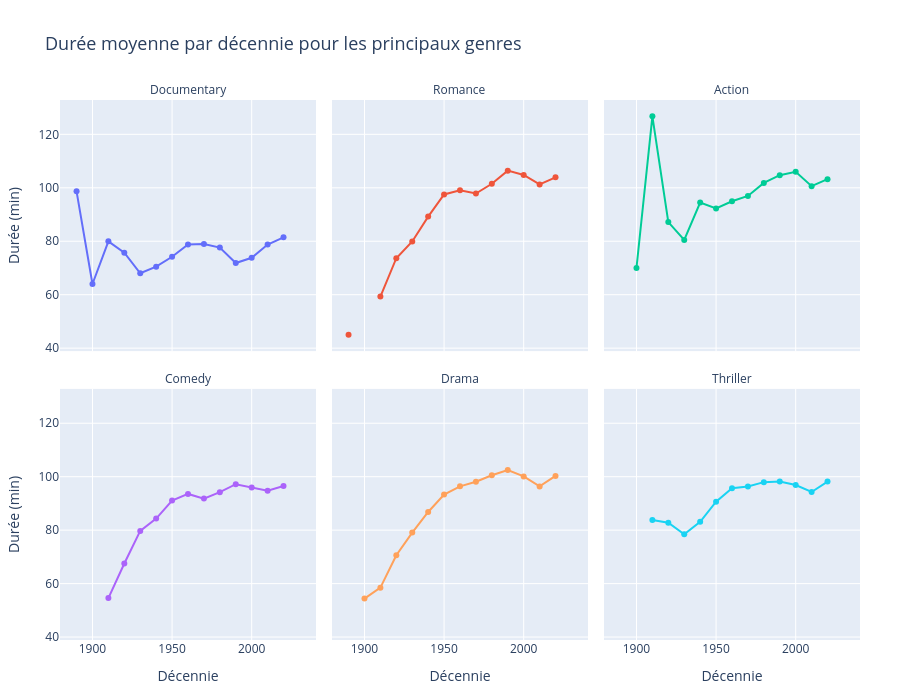

Notebook cell for this chart:
### Markdown cell above
#--------------------------------------------------------------------------------------------
# KPI 1 - GRAPHIQUE DYNAMIQUE LOU-ANNE
#--------------------------------------------------------------------------------------------

### Code cell
#--------------------------------------------------------------------------------------------
# KPI 1 - EVOLUTION DUREE DES FILMS PAR DECENNIE
#--------------------------------------------------------------------------------------------

# Préparer top genres
movies_tmp = movies.copy()
movies_tmp["genres_final"] = movies_tmp["genres_final"].str.split(",")
movies_tmp = movies_tmp.explode("genres_final")
top_genres = movies_tmp["genres_final"].value_counts().head(6).index.tolist()

df = (movies_tmp[movies_tmp["genres_final"].isin(top_genres)]
      .groupby(["decennie", "genres_final"])["runtime_final"]
      .mean()
      .reset_index())
df["decennie_num"] = pd.to_numeric(df["decennie"], errors="coerce")

fig = px.line(
    df.sort_values("decennie_num"),
    x="decennie_num",
    y="runtime_final",
    color="genres_final",
    facet_col="genres_final",
    facet_col_wrap=3,
    markers=True,
    title="Durée moyenne par décennie pour les principaux genres",
    labels={"decennie_num":"Décennie", "runtime_final":"Durée (min)"}
)
fig.update_xaxes(showgrid=True)
fig.update_yaxes(showgrid=True)
fig.update_layout(height=700, title_font_size=18, margin=dict(t=100, l=60, r=40, b=60), showlegend=False)
fig.for_each_annotation(lambda a: a.update(text=a.text.split("=")[-1]))  # nettoie les titres de facets
fig.show()

### Figure 1 — Plotly figure (JSON) as saved in the notebook; plotly's stock layout.template omitted (floating-point values rounded to 4 significant figures)
{"data": [{"hovertemplate": "genres_final=Documentary<br>Décennie=%{x}<br>Durée (min)=%{y}<extra></extra>", "legendgroup": "Documentary", "line": {"color": "#636efa", "dash": "solid"}, "marker": {"symbol": "circle"}, "mode": "lines+markers", "name": "Documentary", "orientation": "v", "showlegend": true, "type": "scatter", "x": [1890.0, 1900.0, 1910.0, 1920.0, 1930.0, 1940.0, 1950.0, 1960.0, 1970.0, 1980.0, 1990.0, 2000.0, 2010.0, 2020.0, 2030.0], "xaxis": "x4", "y": [98.67, 64.0, 79.96, 75.7, 68.02, 70.48, 74.19, 78.82, 78.97, 77.64, 71.85, 73.83, 78.79, 81.46, NaN], "yaxis": "y4"}, {"hovertemplate": "genres_final=Romance<br>Décennie=%{x}<br>Durée (min)=%{y}<extra></extra>", "legendgroup": "Romance", "line": {"color": "#EF553B", "dash": "solid"}, "marker": {"symbol": "circle"}, "mode": "lines+markers", "name": "Romance", "orientation": "v", "showlegend": true, "type": "scatter", "x": [1890.0, 1900.0, 1910.0, 1920.0, 1930.0, 1940.0, 1950.0, 1960.0, 1970.0, 1980.0, 1990.0, 2000.0, 2010.0, 2020.0], "xaxis": "x5", "y": [45.0, NaN, 59.28, 73.66, 79.93, 89.22, 97.52, 99.11, 97.87, 101.5, 106.4, 104.8, 101.3, 103.9], "yaxis": "y5"}, {"hovertemplate": "genres_final=Action<br>Décennie=%{x}<br>Durée (min)=%{y}<extra></extra>", "legendgroup": "Action", "line": {"color": "#00cc96", "dash": "solid"}, "marker": {"symbol": "circle"}, "mode": "lines+markers", "name": "Action", "orientation": "v", "showlegend": true, "type": "scatter", "x": [1900.0, 1910.0, 1920.0, 1930.0, 1940.0, 1950.0, 1960.0, 1970.0, 1980.0, 1990.0, 2000.0, 2010.0, 2020.0, 2030.0], "xaxis": "x6", "y": [70.0, 126.7, 87.16, 80.51, 94.49, 92.28, 94.98, 96.96, 101.8, 104.7, 106.0, 100.6, 103.2, NaN], "yaxis": "y6"}, {"hovertemplate": "genres_final=Comedy<br>Décennie=%{x}<br>Durée (min)=%{y}<extra></extra>", "legendgroup": "Comedy", "line": {"color": "#ab63fa", "dash": "solid"}, "marker": {"symbol": "circle"}, "mode": "lines+markers", "name": "Comedy", "orientation": "v", "showlegend": true, "type": "scatter", "x": [1900.0, 1910.0, 1920.0, 1930.0, 1940.0, 1950.0, 1960.0, 1970.0, 1980.0, 1990.0, 2000.0, 2010.0, 2020.0, 2030.0], "xaxis": "x", "y": [NaN, 54.57, 67.52, 79.72, 84.34, 91.07, 93.55, 91.79, 94.21, 97.2, 95.99, 94.78, 96.54, NaN], "yaxis": "y"}, {"hovertemplate": "genres_final=Drama<br>Décennie=%{x}<br>Durée (min)=%{y}<extra></extra>", "legendgroup": "Drama", "line": {"color": "#FFA15A", "dash": "solid"}, "marker": {"symbol": "circle"}, "mode": "lines+markers", "name": "Drama", "orientation": "v", "showlegend": true, "type": "scatter", "x": [1900.0, 1910.0, 1920.0, 1930.0, 1940.0, 1950.0, 1960.0, 1970.0, 1980.0, 1990.0, 2000.0, 2010.0, 2020.0, 2030.0], "xaxis": "x2", "y": [54.4, 58.49, 70.6, 79.09, 86.8, 93.34, 96.4, 98.11, 100.5, 102.5, 100.1, 96.36, 100.3, NaN], "yaxis": "y2"}, {"hovertemplate": "genres_final=Thriller<br>Décennie=%{x}<br>Durée (min)=%{y}<extra></extra>", "legendgroup": "Thriller", "line": {"color": "#19d3f3", "dash": "solid"}, "marker": {"symbol": "circle"}, "mode": "lines+markers", "name": "Thriller", "orientation": "v", "showlegend": true, "type": "scatter", "x": [1910.0, 1920.0, 1930.0, 1940.0, 1950.0, 1960.0, 1970.0, 1980.0, 1990.0, 2000.0, 2010.0, 2020.0], "xaxis": "x3", "y": [83.81, 82.79, 78.47, 83.12, 90.64, 95.69, 96.33, 97.96, 98.17, 96.87, 94.29, 98.18], "yaxis": "y3"}], "layout": {"annotations": [{"font": {}, "showarrow": false, "text": "Comedy", "x": 0.16, "xanchor": "center", "xref": "paper", "y": 0.465, "yanchor": "bottom", "yref": "paper"}, {"font": {}, "showarrow": false, "text": "Drama", "x": 0.5, "xanchor": "center", "xref": "paper", "y": 0.465, "yanchor": "bottom", "yref": "paper"}, {"font": {}, "showarrow": false, "text": "Thriller", "x": 0.84, "xanchor": "center", "xref": "paper", "y": 0.465, "yanchor": "bottom", "yref": "paper"}, {"font": {}, "showarrow": false, "text": "Documentary", "x": 0.16, "xanchor": "center", "xref": "paper", "y": 1.0, "yanchor": "bottom", "yref": "paper"}, {"font": {}, "showarrow": false, "text": "Romance", "x": 0.5, "xanchor": "center", "xref": "paper", "y": 1.0, "yanchor": "bottom", "yref": "paper"}, {"font": {}, "showarrow": false, "text": "Action", "x": 0.84, "xanchor": "center", "xref": "paper", "y": 1.0, "yanchor": "bottom", "yref": "paper"}], "height": 700, "legend": {"title": {"text": "genres_final"}, "tracegroupgap": 0}, "margin": {"b": 60, "l": 60, "r": 40, "t": 100}, "showlegend": false, "title": {"font": {"size": 18}, "text": "Durée moyenne par décennie pour les principaux genres"}, "xaxis": {"anchor": "y", "domain": [0, 0.32], "showgrid": true, "title": {"text": "Décennie"}}, "xaxis2": {"anchor": "y2", "domain": [0.34, 0.66], "matches": "x", "showgrid": true, "title": {"text": "Décennie"}}, "xaxis3": {"anchor": "y3", "domain": [0.68, 1.0], "matches": "x", "showgrid": true, "title": {"text": "Décennie"}}, "xaxis4": {"anchor": "y4", "domain": [0, 0.32], "matches": "x", "showgrid": true, "showticklabels": false}, "xaxis5": {"anchor": "y5", "domain": [0.34, 0.66], "matches": "x", "showgrid": true, "showticklabels": false}, "xaxis6": {"anchor": "y6", "domain": [0.68, 1.0], "matches": "x", "showgrid": true, "showticklabels": false}, "yaxis": {"anchor": "x", "domain": [0, 0.465], "showgrid": true, "title": {"text": "Durée (min)"}}, "yaxis2": {"anchor": "x2", "domain": [0, 0.465], "matches": "y", "showgrid": true, "showticklabels": false}, "yaxis3": {"anchor": "x3", "domain": [0, 0.465], "matches": "y", "showgrid": true, "showticklabels": false}, "yaxis4": {"anchor": "x4", "domain": [0.535, 1.0], "matches": "y", "showgrid": true, "title": {"text": "Durée (min)"}}, "yaxis5": {"anchor": "x5", "domain": [0.535, 1.0], "matches": "y", "showgrid": true, "showticklabels": false}, "yaxis6": {"anchor": "x6", "domain": [0.535, 1.0], "matches": "y", "showgrid": true, "showticklabels": false}}}
